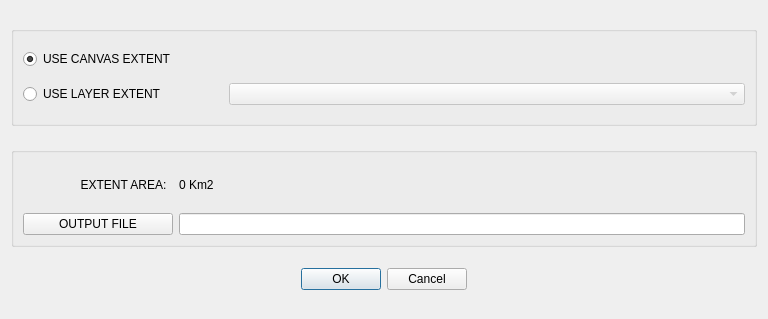
<?xml version="1.0" encoding="UTF-8"?>
<ui version="4.0">
 <class>Dialog</class>
 <widget class="QDialog" name="Dialog">
  <property name="geometry">
   <rect>
    <x>0</x>
    <y>0</y>
    <width>768</width>
    <height>319</height>
   </rect>
  </property>
  <property name="windowTitle">
   <string>Dialog</string>
  </property>
  <layout class="QVBoxLayout" name="verticalLayout">
   <item>
    <widget class="QGroupBox" name="groupBox">
     <property name="maximumSize">
      <size>
       <width>16777215</width>
       <height>100</height>
      </size>
     </property>
     <property name="title">
      <string/>
     </property>
     <layout class="QGridLayout" name="gridLayout">
      <item row="0" column="0">
       <widget class="QRadioButton" name="radioButton_CanvasExtent">
        <property name="maximumSize">
         <size>
          <width>200</width>
          <height>16777215</height>
         </size>
        </property>
        <property name="text">
         <string>USE CANVAS EXTENT</string>
        </property>
        <property name="checked">
         <bool>true</bool>
        </property>
       </widget>
      </item>
      <item row="1" column="0">
       <widget class="QRadioButton" name="radioButton_LayerExtent">
        <property name="maximumSize">
         <size>
          <width>200</width>
          <height>16777215</height>
         </size>
        </property>
        <property name="text">
         <string>USE LAYER EXTENT</string>
        </property>
       </widget>
      </item>
      <item row="1" column="1">
       <widget class="QComboBox" name="comboBox_Layers">
        <property name="enabled">
         <bool>false</bool>
        </property>
       </widget>
      </item>
     </layout>
    </widget>
   </item>
   <item>
    <widget class="QGroupBox" name="groupBox_2">
     <property name="maximumSize">
      <size>
       <width>16777215</width>
       <height>100</height>
      </size>
     </property>
     <property name="title">
      <string/>
     </property>
     <layout class="QGridLayout" name="gridLayout_3">
      <item row="1" column="1">
       <widget class="QLineEdit" name="lineEdit_outputFile">
        <property name="readOnly">
         <bool>true</bool>
        </property>
       </widget>
      </item>
      <item row="1" column="0">
       <widget class="QPushButton" name="pushButton_OutputFile">
        <property name="minimumSize">
         <size>
          <width>150</width>
          <height>0</height>
         </size>
        </property>
        <property name="maximumSize">
         <size>
          <width>0</width>
          <height>16777215</height>
         </size>
        </property>
        <property name="text">
         <string>OUTPUT FILE</string>
        </property>
       </widget>
      </item>
      <item row="0" column="0">
       <widget class="QLabel" name="label_SelectedArea">
        <property name="text">
         <string>EXTENT AREA:  </string>
        </property>
        <property name="alignment">
         <set>Qt::AlignRight|Qt::AlignTrailing|Qt::AlignVCenter</set>
        </property>
       </widget>
      </item>
      <item row="0" column="1">
       <widget class="QLabel" name="label_area">
        <property name="font">
         <font>
          <weight>50</weight>
          <bold>false</bold>
         </font>
        </property>
        <property name="text">
         <string notr="true">0 Km2</string>
        </property>
       </widget>
      </item>
     </layout>
    </widget>
   </item>
   <item>
    <widget class="QDialogButtonBox" name="buttonBox">
     <property name="orientation">
      <enum>Qt::Horizontal</enum>
     </property>
     <property name="standardButtons">
      <set>QDialogButtonBox::Cancel|QDialogButtonBox::Ok</set>
     </property>
     <property name="centerButtons">
      <bool>true</bool>
     </property>
    </widget>
   </item>
  </layout>
 </widget>
 <resources/>
 <connections>
  <connection>
   <sender>buttonBox</sender>
   <signal>accepted()</signal>
   <receiver>Dialog</receiver>
   <slot>accept()</slot>
   <hints>
    <hint type="sourcelabel">
     <x>248</x>
     <y>254</y>
    </hint>
    <hint type="destinationlabel">
     <x>157</x>
     <y>274</y>
    </hint>
   </hints>
  </connection>
  <connection>
   <sender>buttonBox</sender>
   <signal>rejected()</signal>
   <receiver>Dialog</receiver>
   <slot>reject()</slot>
   <hints>
    <hint type="sourcelabel">
     <x>316</x>
     <y>260</y>
    </hint>
    <hint type="destinationlabel">
     <x>286</x>
     <y>274</y>
    </hint>
   </hints>
  </connection>
 </connections>
</ui>
